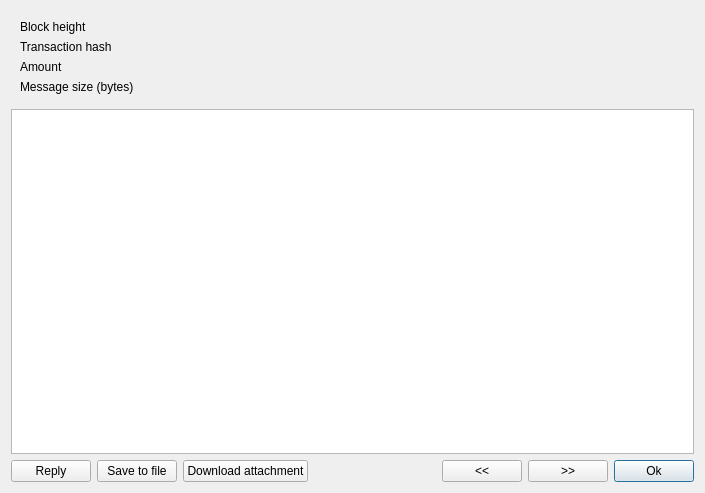
<?xml version="1.0" encoding="UTF-8"?>
<ui version="4.0">
 <class>MessageDetailsDialog</class>
 <widget class="QDialog" name="MessageDetailsDialog">
  <property name="geometry">
   <rect>
    <x>0</x>
    <y>0</y>
    <width>705</width>
    <height>493</height>
   </rect>
  </property>
  <property name="windowTitle">
   <string>Message</string>
  </property>
  <layout class="QVBoxLayout" name="verticalLayout">
   <item>
    <widget class="QFrame" name="frame">
     <property name="frameShape">
      <enum>QFrame::NoFrame</enum>
     </property>
     <property name="frameShadow">
      <enum>QFrame::Raised</enum>
     </property>
     <layout class="QGridLayout" name="gridLayout" columnstretch="0,1">
      <property name="horizontalSpacing">
       <number>20</number>
      </property>
      <item row="0" column="0">
       <widget class="QLabel" name="label">
        <property name="text">
         <string>Block height</string>
        </property>
       </widget>
      </item>
      <item row="0" column="1">
       <widget class="QLabel" name="m_heightLabel">
        <property name="text">
         <string/>
        </property>
       </widget>
      </item>
      <item row="2" column="0">
       <widget class="QLabel" name="label_5">
        <property name="text">
         <string>Amount</string>
        </property>
       </widget>
      </item>
      <item row="1" column="1">
       <widget class="QLabel" name="m_hashLabel">
        <property name="text">
         <string/>
        </property>
       </widget>
      </item>
      <item row="2" column="1">
       <widget class="QLabel" name="m_amountLabel">
        <property name="text">
         <string/>
        </property>
       </widget>
      </item>
      <item row="1" column="0">
       <widget class="QLabel" name="label_3">
        <property name="text">
         <string>Transaction hash</string>
        </property>
       </widget>
      </item>
      <item row="3" column="0">
       <widget class="QLabel" name="label_7">
        <property name="text">
         <string>Message size (bytes)</string>
        </property>
       </widget>
      </item>
      <item row="3" column="1">
       <widget class="QLabel" name="m_sizeLabel">
        <property name="text">
         <string/>
        </property>
       </widget>
      </item>
     </layout>
    </widget>
   </item>
   <item>
    <widget class="QTextEdit" name="m_messageTextEdit">
     <property name="readOnly">
      <bool>true</bool>
     </property>
    </widget>
   </item>
   <item>
    <layout class="QHBoxLayout" name="horizontalLayout">
     <item>
      <widget class="QPushButton" name="m_replyButton">
       <property name="text">
        <string>Reply</string>
       </property>
       <property name="autoDefault">
        <bool>false</bool>
       </property>
      </widget>
     </item>
     <item>
      <widget class="QPushButton" name="m_saveButton">
       <property name="text">
        <string>Save to file</string>
       </property>
      </widget>
     </item>
     <item>
      <widget class="QPushButton" name="m_downloadButton">
       <property name="enabled">
        <bool>true</bool>
       </property>
       <property name="text">
        <string>Download attachment</string>
       </property>
      </widget>
     </item>
     <item>
      <spacer name="horizontalSpacer">
       <property name="orientation">
        <enum>Qt::Horizontal</enum>
       </property>
       <property name="sizeHint" stdset="0">
        <size>
         <width>40</width>
         <height>20</height>
        </size>
       </property>
      </spacer>
     </item>
     <item>
      <widget class="QPushButton" name="m_prevButton">
       <property name="text">
        <string>&lt;&lt;</string>
       </property>
      </widget>
     </item>
     <item>
      <widget class="QPushButton" name="m_nextButton">
       <property name="text">
        <string>&gt;&gt;</string>
       </property>
      </widget>
     </item>
     <item>
      <widget class="QPushButton" name="m_okButton">
       <property name="text">
        <string>Ok</string>
       </property>
       <property name="autoDefault">
        <bool>true</bool>
       </property>
       <property name="default">
        <bool>true</bool>
       </property>
      </widget>
     </item>
    </layout>
   </item>
  </layout>
 </widget>
 <resources/>
 <connections>
  <connection>
   <sender>m_okButton</sender>
   <signal>clicked()</signal>
   <receiver>MessageDetailsDialog</receiver>
   <slot>reject()</slot>
   <hints>
    <hint type="sourcelabel">
     <x>662</x>
     <y>464</y>
    </hint>
    <hint type="destinationlabel">
     <x>352</x>
     <y>246</y>
    </hint>
   </hints>
  </connection>
  <connection>
   <sender>m_replyButton</sender>
   <signal>clicked()</signal>
   <receiver>MessageDetailsDialog</receiver>
   <slot>accept()</slot>
   <hints>
    <hint type="sourcelabel">
     <x>89</x>
     <y>482</y>
    </hint>
    <hint type="destinationlabel">
     <x>352</x>
     <y>246</y>
    </hint>
   </hints>
  </connection>
  <connection>
   <sender>m_prevButton</sender>
   <signal>clicked()</signal>
   <receiver>MessageDetailsDialog</receiver>
   <slot>prevClicked()</slot>
   <hints>
    <hint type="sourcelabel">
     <x>461</x>
     <y>464</y>
    </hint>
    <hint type="destinationlabel">
     <x>352</x>
     <y>246</y>
    </hint>
   </hints>
  </connection>
  <connection>
   <sender>m_nextButton</sender>
   <signal>clicked()</signal>
   <receiver>MessageDetailsDialog</receiver>
   <slot>nextClicked()</slot>
   <hints>
    <hint type="sourcelabel">
     <x>608</x>
     <y>482</y>
    </hint>
    <hint type="destinationlabel">
     <x>352</x>
     <y>246</y>
    </hint>
   </hints>
  </connection>
  <connection>
   <sender>m_saveButton</sender>
   <signal>clicked()</signal>
   <receiver>MessageDetailsDialog</receiver>
   <slot>saveClicked()</slot>
   <hints>
    <hint type="sourcelabel">
     <x>146</x>
     <y>464</y>
    </hint>
    <hint type="destinationlabel">
     <x>352</x>
     <y>246</y>
    </hint>
   </hints>
  </connection>
  <connection>
   <sender>m_downloadButton</sender>
   <signal>clicked()</signal>
   <receiver>MessageDetailsDialog</receiver>
   <slot>downloadClicked()</slot>
   <hints>
    <hint type="sourcelabel">
     <x>251</x>
     <y>470</y>
    </hint>
    <hint type="destinationlabel">
     <x>352</x>
     <y>246</y>
    </hint>
   </hints>
  </connection>
 </connections>
 <slots>
  <slot>prevClicked()</slot>
  <slot>nextClicked()</slot>
  <slot>saveClicked()</slot>
  <slot>downloadClicked()</slot>
 </slots>
</ui>
